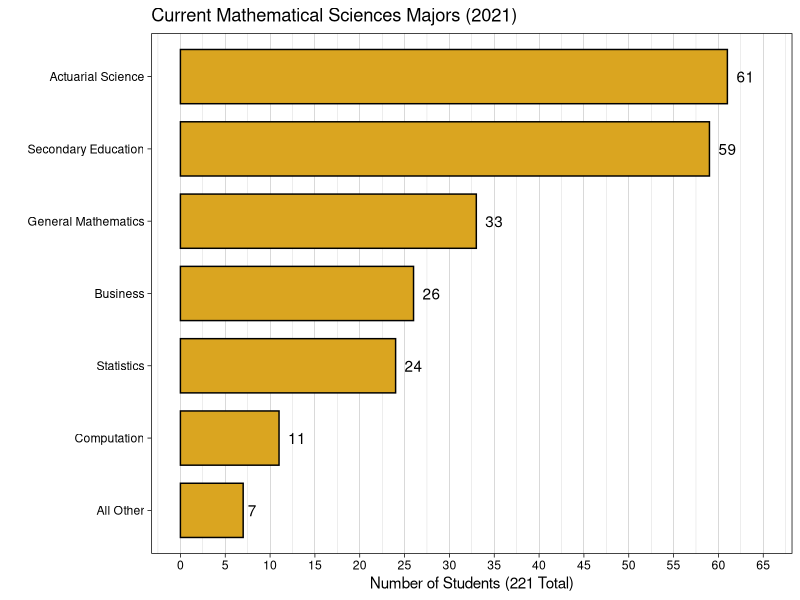
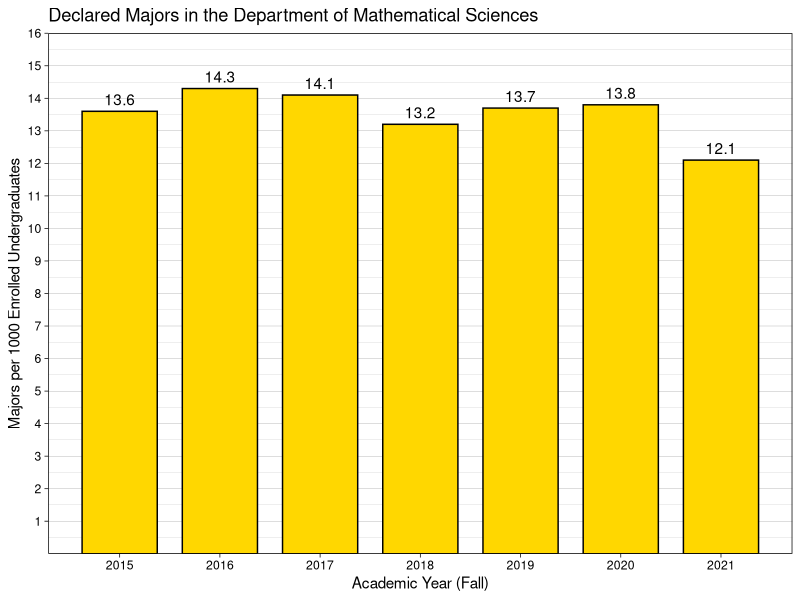
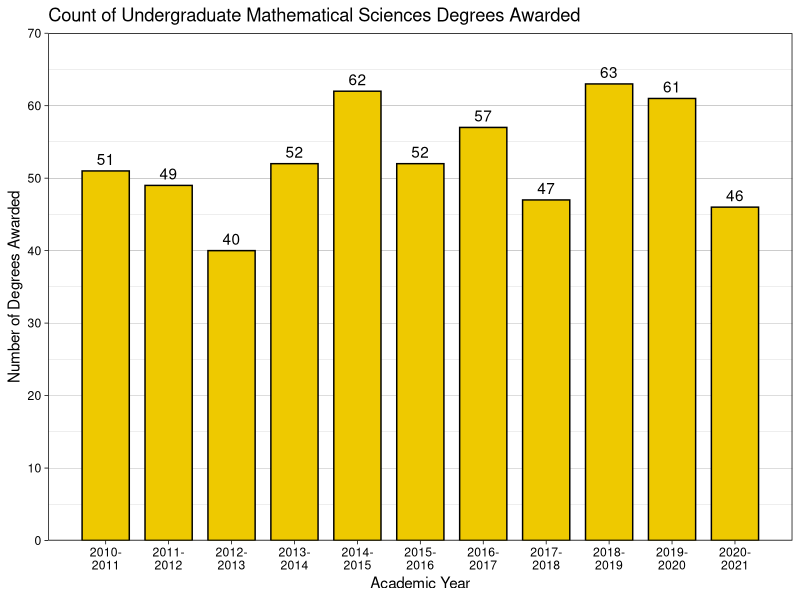
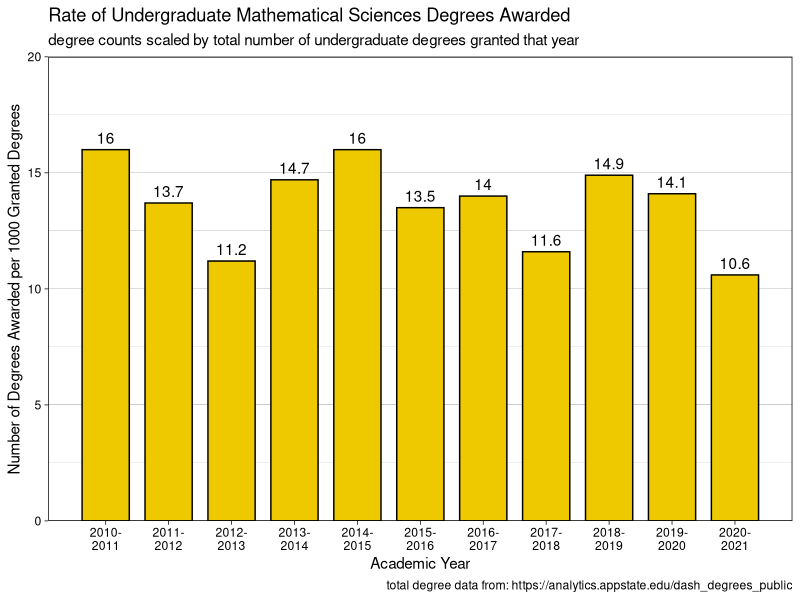
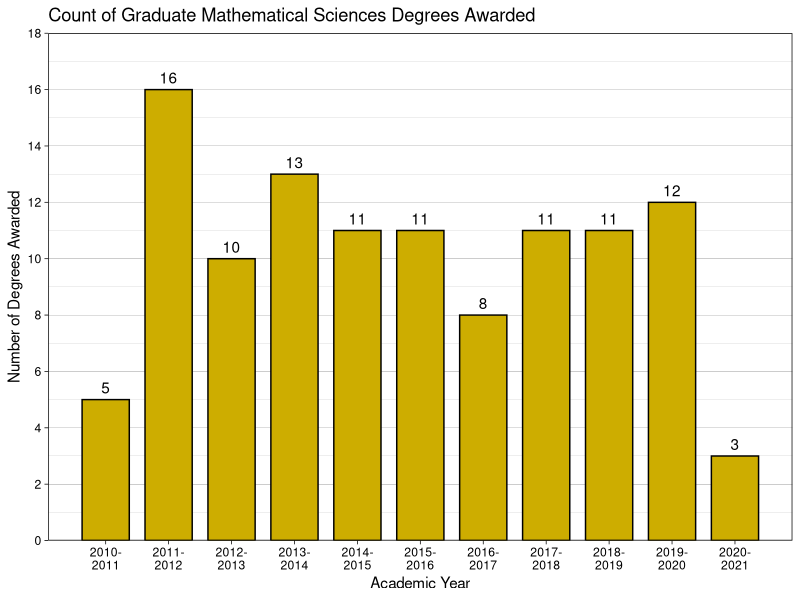

R code for these plots, in order:
## ---- chunk 1
# this sets the options but is not shown in the render
knitr::opts_chunk$set(
  message = FALSE,
  warning = FALSE,
  comment = NA,
  echo = FALSE
)

library(tidyverse)
## ---- chunk 2
data_current <- tibble(area = c("Actuarial Science",
                                "Secondary Education",
                                "General Mathematics",
                                "Business",
                                "Statistics",
                                "Computation",
                                "All Other"),
                       majors = c(61, 59, 33, 26, 24, 11, 7))

ggplot(data_current, aes(x = majors, y = reorder(area, majors))) +
  geom_col(width = 0.75, color = "black", fill = "goldenrod") +
  scale_x_continuous(breaks = seq(0, 65, 5), limits = c(0, 65)) +
  labs(title = "Current Mathematical Sciences Majors (2021)",
       x = "Number of Students (221 Total)",
       y = "") +
  geom_text(aes(label = majors), hjust = -0.5) +
  theme_linedraw() +
  theme(panel.grid.major.y = element_blank(),
        panel.grid.minor.y = element_blank()) 
## ---- chunk 3
data <- tibble(year = 2015:2021,
               majors = c(221, 238, 240, 229, 239, 250, 225),
               ugrads = c(16255, 16595, 17017, 17381, 17494, 18061, 18555),
               etotal = c(17932, 18295, 18811, 19108, 19280, 20023, 20641)) %>% 
  mutate(ugradst = ugrads / 1000,
         majorst = round(majors / ugradst, 1))

ggplot(data, aes(x = year, y = majorst)) +
  geom_col(width = 0.75, color = "black", fill = "gold") +
  scale_x_continuous(breaks = data$year) +
  scale_y_continuous(breaks = 1:20, limits = c(0, 16), expand = c(0, 0)) +
  labs(title = "Declared Majors in the Department of Mathematical Sciences",
       x = "Academic Year (Fall)",
       y = "Majors per 1000 Enrolled Undergraduates") +
  geom_text(aes(label = majorst), vjust = -0.5) +
  theme_linedraw() +
  theme(panel.grid.major.x = element_blank(),
        panel.grid.minor.x = element_blank()) 
## ---- chunk 4
data_deg <- tibble(year = 2010:2020,
                   ugrad = c(51, 49, 40, 52, 62, 52, 57, 47, 63, 61, 46),
                   ggrad = c(5, 16, 10, 13, 11, 11, 8, 11, 11, 12, 3),
                   granted = c(3183, 3589, 3575, 3537, 3881, 3865, 4074, 4048, 4222, 4319, 4355)) %>% 
  mutate(grantedst = granted / 1000,
         ugradst = round(ugrad / grantedst, 1))
## ---- chunk 5
ggplot(data_deg, aes(x = year, y = ugrad)) +
  geom_col(width = 0.75, color = "black", fill = "gold2") +
  scale_x_continuous(breaks = data_deg$year, 
                     labels = c("2010-\n2011",
                                "2011-\n2012",
                                "2012-\n2013",
                                "2013-\n2014",
                                "2014-\n2015",
                                "2015-\n2016",
                                "2016-\n2017",
                                "2017-\n2018",
                                "2018-\n2019",
                                "2019-\n2020",
                                "2020-\n2021")) +
  scale_y_continuous(breaks = seq(0, 70, 10), limits = c(0, 70), expand = c(0, 0)) +
  labs(title = "Count of Undergraduate Mathematical Sciences Degrees Awarded",
       x = "Academic Year",
       y = "Number of Degrees Awarded") +
  geom_text(aes(label = ugrad), vjust = -0.5) +
  theme_linedraw() +
  theme(panel.grid.major.x = element_blank(),
        panel.grid.minor.x = element_blank()) 
## ---- chunk 6
ggplot(data_deg, aes(x = year, y = ugradst)) +
  geom_col(width = 0.75, color = "black", fill = "gold2") +
  scale_x_continuous(breaks = data_deg$year, 
                     labels = c("2010-\n2011",
                                "2011-\n2012",
                                "2012-\n2013",
                                "2013-\n2014",
                                "2014-\n2015",
                                "2015-\n2016",
                                "2016-\n2017",
                                "2017-\n2018",
                                "2018-\n2019",
                                "2019-\n2020",
                                "2020-\n2021")) +
  scale_y_continuous(breaks = seq(0, 70, 5), limits = c(0, 20), expand = c(0, 0)) +
  labs(title = "Rate of Undergraduate Mathematical Sciences Degrees Awarded",
       subtitle = "degree counts scaled by total number of undergraduate degrees granted that year",
       caption = "total degree data from: https://analytics.appstate.edu/dash_degrees_public",
       x = "Academic Year",
       y = "Number of Degrees Awarded per 1000 Granted Degrees") +
  geom_text(aes(label = ugradst), vjust = -0.5) +
  theme_linedraw() +
  theme(panel.grid.major.x = element_blank(),
        panel.grid.minor.x = element_blank())
## ---- chunk 7
ggplot(data_deg, aes(x = year, y = ggrad)) +
  geom_col(width = 0.75, color = "black", fill = "gold3") +
  scale_x_continuous(breaks = data_deg$year, 
                     labels = c("2010-\n2011",
                                "2011-\n2012",
                                "2012-\n2013",
                                "2013-\n2014",
                                "2014-\n2015",
                                "2015-\n2016",
                                "2016-\n2017",
                                "2017-\n2018",
                                "2018-\n2019",
                                "2019-\n2020",
                                "2020-\n2021")) +
  scale_y_continuous(breaks = seq(0, 18, 2), limits = c(0, 18), expand = c(0, 0)) +
  labs(title = "Count of Graduate Mathematical Sciences Degrees Awarded",
       x = "Academic Year",
       y = "Number of Degrees Awarded") +
  geom_text(aes(label = ggrad), vjust = -0.5) +
  theme_linedraw() +
  theme(panel.grid.major.x = element_blank(),
        panel.grid.minor.x = element_blank()) 
## ---- chunk 8
sessionInfo()
